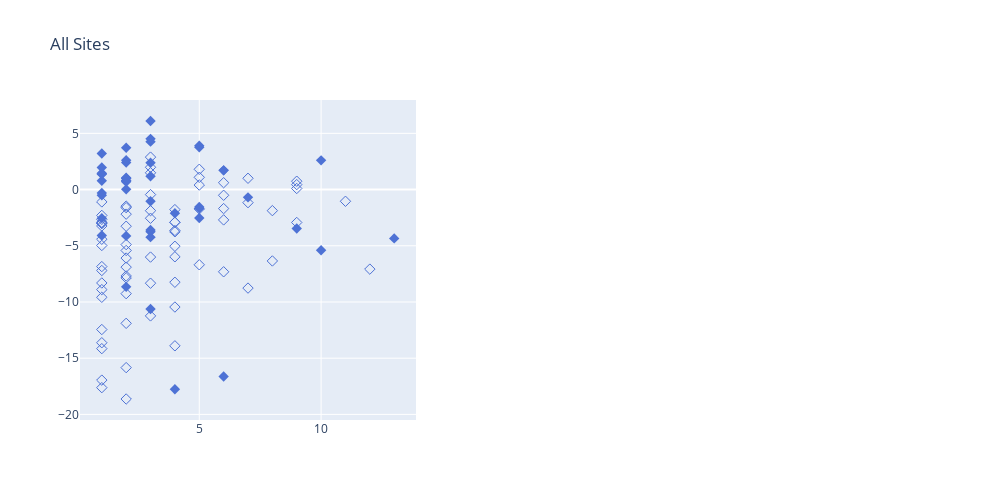

This figure's notebook cell:
### Code cell
fig = make_subplots(rows=1, cols=2, 
                    # subplot_titles=("All Wind Speeds", "Wind Speeds < 5 m/s"), 
                    shared_xaxes=False, shared_yaxes=False, 
                    vertical_spacing=0.02, horizontal_spacing=0.2,
)

markersize = 8

# All sites with temperature
fig.add_trace(
    go.Scatter(
        x = df_all['count'],
        y = df_all['temp'],
        mode='markers',
        marker=dict(
        size=markersize,
        color=df_all['CD'], 
        colorscale=colorscaled, 
        symbol=df_all['TypeSymbol'],
        showscale=False
        )
    ), row=1, col=1
)

# fig.update_xaxes(title_text = nametemp, range=[-35,8],   row=1, col=1) 
# fig.update_yaxes(title_text = nameSW,   range=[-50,1200], row=1, col=1)

fig.update_layout(title='All Sites', width=1000, height=500, showlegend=False)
fig.show()

### Figure 1 — Plotly figure (JSON) as saved in the notebook; plotly's stock layout.template omitted (floating-point values rounded to 4 significant figures)
{"data": [{"marker": {"color": [0, 0, 0, 0, 0, 0, 0, 0, 0, 0, 0, 0, 0, 0, 0, 0, 0, 0, 0, 0, 0, 0, 0, 0, 0, 0, 0, 0, 0, 0, 0, 0, 0, 0, 0, 0, 0, 0, 0, 0, 0, 0, 0, 0, 0, 0, 0, 0, 0, 0, 0, 0, 0, 0, 0, 0, 0, 0, 0, 0, 0, 0, 0, 0, 0, 0, 0, 0, 0, 0, 0, 0, 0, 0, 0, 0, 0, 0, 0, 0, 0, 0, 0, 0, 0, 0, 0, 0, 0, 0, 0, 0, 0, 0, 0, 0, 0, 0, 0, 0, 0, 0, 0, 0, 0, 0, 0, 0, 0, 0, 0, 0, 0, 0, 0, 0, 0, 0, 0, 0, 0], "colorscale": [[0, "#1F15D5"], [1, "#7dcfd4"]], "showscale": false, "size": 8, "symbol": [2, 2, 2, 2, 102, 2, 102, 102, 102, 2, 102, 2, 2, 102, 102, 102, 2, 102, 102, 102, 102, 2, 2, 102, 102, 2, 102, 102, 102, 102, 102, 2, 2, 102, 102, 102, 102, 102, 102, 2, 102, 2, 2, 2, 102, 2, 2, 102, 102, 102, 2, 102, 2, 2, 2, 2, 102, 102, 102, 102, 102, 2, 2, 2, 2, 102, 2, 102, 102, 102, 102, 102, 102, 102, 102, 102, 102, 102, 102, 102, 102, 102, 102, 102, 102, 102, 102, 102, 2, 2, 102, 2, 2, 102, 102, 102, 2, 2, 2, 2, 2, 2, 102, 102, 102, 102, 102, 2, 102, 102, 102, 2, 102, 102, 102, 2, 2, 2, 2, 102, 2]}, "mode": "markers", "type": "scatter", "x": [5, 2, 1, 1, 3, 2, 2, 1, 3, 5, 6, 13, 4, 1, 3, 2, 6, 6, 8, 2, 3, 5, 3, 1, 1, 3, 1, 1, 2, 1, 4, 3, 4, 2, 2, 5, 2, 4, 7, 2, 2, 10, 1, 1, 4, 5, 3, 1, 4, 2, 9, 1, 2, 3, 2, 2, 1, 1, 2, 4, 11, 10, 6, 7, 2, 3, 2, 5, 1, 6, 2, 1, 1, 5, 2, 4, 1, 1, 6, 1, 7, 6, 3, 5, 1, 7, 8, 2, 6, 1, 1, 2, 3, 4, 1, 3, 5, 1, 2, 1, 1, 3, 4, 2, 3, 9, 5, 3, 4, 12, 9, 3, 3, 4, 9, 2, 1, 2, 1, 9, 3], "xaxis": "x", "y": [-1.543, 3.717, -2.545, 0.783, -8.328, -8.655, -7.857, -17.62, -11.24, -2.53, -7.315, -4.344, -17.76, -8.31, -6.005, -18.63, -16.62, -0.5085, -6.351, -6.093, 1.491, 3.906, -1.045, -3.24, -2.915, -4.235, -9.585, -13.62, -15.84, -14.15, -10.45, -10.62, -2.109, -1.613, -2.188, 1.088, -5.42, -2.909, 1.003, -4.12, -7.688, -5.394, -4.085, 1.41, -1.784, -1.677, -3.743, -3.015, -3.644, -9.26, -3.459, -2.65, 0.6883, -3.587, 0.7817, 0.9988, -4.42, -4.975, -4.895, -5.043, -1.041, 2.596, 1.707, -0.6947, 0.0165, -0.45, 2.4, -1.72, -6.85, -1.692, -6.9, -7.2, -12.45, -6.69, -11.9, -13.9, -8.9, -16.95, -2.7, -2.95, -8.764, 0.6083, 1.983, 0.4, -2.3, -1.164, -1.875, -1.475, 1.708, 1.45, -1.1, 0.775, 1.183, -8.245, -3.012, 2.885, 3.756, 1.966, 2.603, 1.371, -0.3, 2.386, -2.912, -3.262, -2.551, -2.929, 1.803, 6.098, -5.982, -7.076, 0.439, 4.259, -1.879, -3.758, 0.09519, 1.045, -0.5076, 0.987, 3.204, 0.7425, 4.512], "yaxis": "y"}], "layout": {"height": 500, "showlegend": false, "title": {"text": "All Sites"}, "width": 1000, "xaxis": {"anchor": "y", "domain": [0, 0.4]}, "xaxis2": {"anchor": "y2", "domain": [0.6, 1]}, "yaxis": {"anchor": "x", "domain": [0, 1]}, "yaxis2": {"anchor": "x2", "domain": [0, 1]}}}
